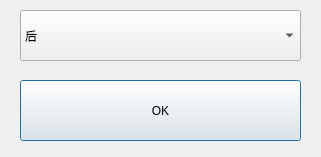
<?xml version="1.0" encoding="UTF-8"?>
<ui version="4.0">
 <class>UpDialog</class>
 <widget class="QDialog" name="UpDialog">
  <property name="geometry">
   <rect>
    <x>0</x>
    <y>0</y>
    <width>321</width>
    <height>157</height>
   </rect>
  </property>
  <property name="windowTitle">
   <string>选择升变类型</string>
  </property>
  <widget class="QComboBox" name="comboBox">
   <property name="geometry">
    <rect>
     <x>20</x>
     <y>10</y>
     <width>281</width>
     <height>51</height>
    </rect>
   </property>
   <property name="editable">
    <bool>false</bool>
   </property>
   <item>
    <property name="text">
     <string>后</string>
    </property>
   </item>
   <item>
    <property name="text">
     <string>象</string>
    </property>
   </item>
   <item>
    <property name="text">
     <string>车</string>
    </property>
   </item>
   <item>
    <property name="text">
     <string>马</string>
    </property>
   </item>
  </widget>
  <widget class="QPushButton" name="pushButton">
   <property name="geometry">
    <rect>
     <x>20</x>
     <y>80</y>
     <width>281</width>
     <height>61</height>
    </rect>
   </property>
   <property name="text">
    <string>OK</string>
   </property>
  </widget>
 </widget>
 <resources/>
 <connections/>
</ui>
